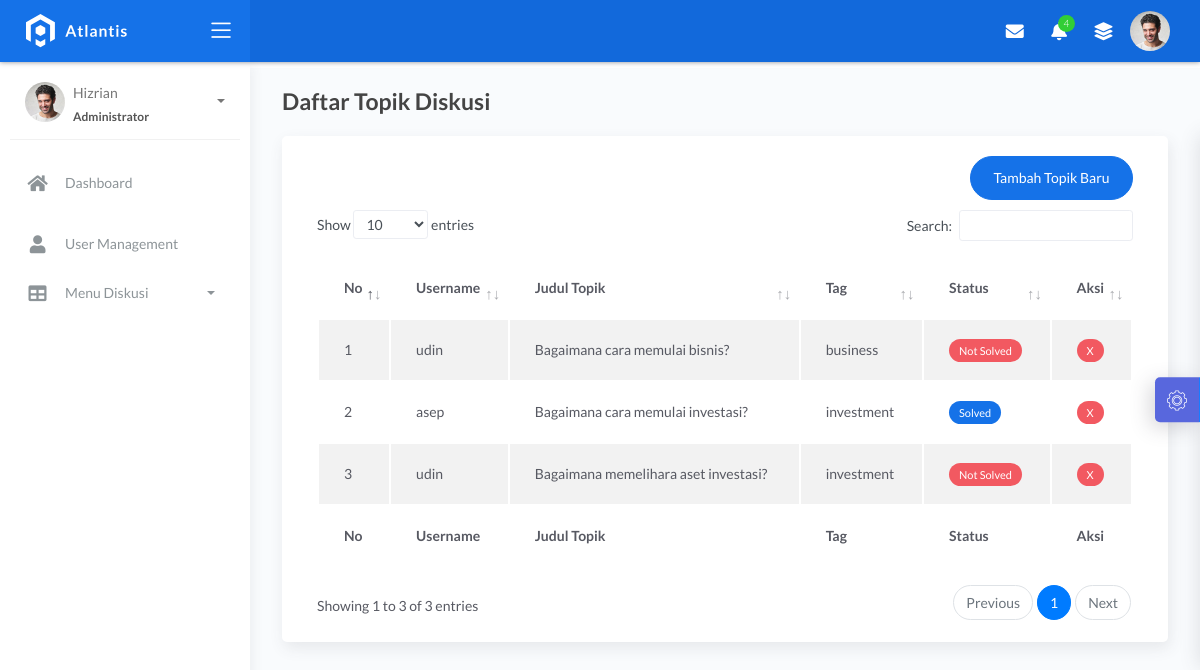
Screenshot of /index.php/discuss with the database file from the repository.
### tables this page shows
CREATE TABLE `discuss` (
  `id` int(11) NOT NULL,
  `user_id` int(11) NOT NULL,
  `discuss_topic` varchar(255) NOT NULL,
  `tag_id` int(11) NOT NULL,
  `status` int(11) NOT NULL
);

CREATE TABLE `users` (
  `id` int(11) NOT NULL,
  `username` varchar(255) NOT NULL,
  `password` varchar(255) NOT NULL,
  `email` varchar(255) NOT NULL
);

CREATE TABLE `tags` (
  `id` int(11) NOT NULL,
  `name` varchar(25) NOT NULL
);

### application/controllers/Discuss.php (called while the page is built, shortened)
<?php
class Discuss extends CI_Controller
{
    public function __construct()
    {
        $this->load->model(array(["Discuss_model"]));
    }
    public function index()
    {
        $data['title'] = 'Discuss Topic List - TIE Forum Web App';
        $data['id'] = $this->db->get('tags')->result();
        $data['name'] = $this->db->get('tags')->result();
        $data['rows'] = $this->Discuss_model->getDiscuss()->result();
        $this->load->view('header', $data);
        $this->load->view('sidebar', $data);
        $this->load->view('discuss_list', $data);
        $this->load->view('footer', $data);
    }
}

### index.php (called while the page is built, shortened)
<?php
require_once BASEPATH.'core/CodeIgniter.php';

### application/models/Discuss_model.php (called while the page is built, shortened)
<?php
class Discuss_model extends CI_Model
{
    public function getDiscuss()
    {
        $this->db->select('*');
        $this->db->select('users.username AS user_name', 'tags.name AS tag_name');
        $this->db->join('users', 'users.id = discuss.user_id', 'inner');
        $this->db->join('tags', 'tags.id = discuss.tag_id', 'inner');
        return $this->db->get('discuss');
    }
}

### application/views/discuss_list.php (the view, shortened to what this page needs)
<div class="main-panel">
    <div class="content">
        <div class="page-inner">
            <div class="page-header">
                <h4 class="page-title">Daftar Topik Diskusi</h4>
            </div>
            <div class="row">
                <div class="col-md-12">
                    <div class="card">
                        <div class="card-body">
                            <button style="margin-bottom: 10px; margin-right: 15px ;float: right;" type="button" class="btn btn-primary btn-round" data-toggle="modal" data-target="#exampleModal">
                                Tambah Topik Baru
                            </button>
                            <div class="table-responsive">
                                <table id="basic-datatables" class="display table table-striped table-hover">
                                    <thead>
                                        <tr>
                                            <th>No</th>
                                            <th>Username</th>
                                            <th>Judul Topik</th>
                                            <th>Tag</th>
                                            <th>Status</th>
                                            <th>Aksi</th>
                                        </tr>
                                    </thead>
                                    <tfoot>
                                        <tr>
                                            <th>No</th>
                                            <th>Username</th>
                                            <th>Judul Topik</th>
                                            <th>Tag</th>
                                            <th>Status</th>
                                            <th>Aksi</th>
                                        </tr>
                                    </tfoot>
                                    <tbody>
                                        <?php $i = 1; ?>
                                        <?php foreach ($rows as $r) { ?>
                                            <tr>
                                                <td><?= $i ?></td>
                                                <td><?= $r->user_name; ?></td>
                                                <td><?= $r->discuss_topic; ?></td>
                                                <td><?= $r->name; ?></td>
                                                <?php
                                                if ($r->status == 0) {
                                                    echo "<td><span class='badge badge-danger'>Not Solved</span></td>";
                                                } else {
                                                    echo "<td><span class='badge badge-primary'>Solved</span></td>";
                                                }
                                                ?>
                                                <td>
                                                    <a href='<?= base_url('discuss/hapus_discuss/'); ?><?= $n->id; ?>' class="badge badge-danger" onclick="return confirm('Apakah anda yakin ingin menghapus tag ini ?')">X</a>
                                                </td>
                                            </tr>
                                        <?php $i++;
                                        } ?>
                                    </tbody>
                                </table>
                            </div>
                        </div>
                    </div>
                </div>
            </div>
        </div>
    </div>
</div>

### application/views/header.php (shortened to what this page needs)
<!DOCTYPE html>
<html lang="en">
<head>
    <link rel="stylesheet" href="<?= base_url("assets/") ?>css/bootstrap.min.css">
    <link rel="stylesheet" href="<?= base_url("assets/") ?>css/atlantis.min.css">
    <link rel="stylesheet" href="<?= base_url("assets/") ?>css/demo.css">
</head>
<body>
    <div class="wrapper">
        <div class="main-header">
            <div class="logo-header" data-background-color="blue">
                <a href="index.html" class="logo">
                    <img src="<?= base_url("assets/") ?>img/logo.svg" alt="navbar brand" class="navbar-brand">
                </a>
                <div class="nav-toggle">
                    <button class="btn btn-toggle toggle-sidebar">
                        <i class="icon-menu"></i>
                    </button>
                </div>
            </div>
            <nav class="navbar navbar-header navbar-expand-lg" data-background-color="blue2">
                <div class="container-fluid">
                    <ul class="navbar-nav topbar-nav ml-md-auto align-items-center">
                        <li class="nav-item dropdown hidden-caret">
                            <a class="nav-link dropdown-toggle" href="#" id="messageDropdown" role="button" data-toggle="dropdown" aria-haspopup="true" aria-expanded="false">
                                <i class="fa fa-envelope"></i>
                            </a>
                        </li>
                        <li class="nav-item dropdown hidden-caret">
                            <a class="nav-link dropdown-toggle" href="#" id="notifDropdown" role="button" data-toggle="dropdown" aria-haspopup="true" aria-expanded="false">
                                <i class="fa fa-bell"></i>
                                <span class="notification">4</span>
                            </a>
                        </li>
                        <li class="nav-item dropdown hidden-caret">
                            <a class="nav-link" data-toggle="dropdown" href="#" aria-expanded="false">
                                <i class="fas fa-layer-group"></i>
                            </a>
                        </li>
                        <li class="nav-item dropdown hidden-caret">
                            <a class="dropdown-toggle profile-pic" data-toggle="dropdown" href="#" aria-expanded="false">
                                <div class="avatar-sm">
                                    <img src="<?= base_url("assets/") ?>img/profile.jpg" alt="..." class="avatar-img rounded-circle">
                                </div>
                            </a>
                        </li>
                    </ul>
                </div>
            </nav>
        </div>

### application/views/sidebar.php (shortened to what this page needs)
<div class="sidebar sidebar-style-2">
    <div class="sidebar-wrapper scrollbar scrollbar-inner">
        <div class="sidebar-content">
            <div class="user">
                <div class="avatar-sm float-left mr-2">
                    <img src="<?= base_url("assets/") ?>img/profile.jpg" alt="..." class="avatar-img rounded-circle">
                </div>
                <div class="info">
                    <a data-toggle="collapse" href="#collapseExample" aria-expanded="true">
                        <span>
                            Hizrian
                            <span class="user-level">Administrator</span>
                            <span class="caret"></span>
                        </span>
                    </a>
                </div>
            </div>
            <ul class="nav nav-primary">
                <li class="nav-item">
                    <a href="<?= base_url("dashboard/index"); ?>" />
                    <i class="fas fa-home"></i>
                    <p>Dashboard</p>
                </li>
                <li class="nav-item">
                    <a href="<?= base_url("users/index") ?>">
                        <i class="fas fa-user"></i>
                        <p>User Management</p>
                    </a>
                </li>
                <li class="nav-item">
                    <a data-toggle="collapse" href="#tables">
                        <i class="fas fa-table"></i>
                        <p>Menu Diskusi</p>
                        <span class="caret"></span>
                    </a>
                </li>
            </ul>
        </div>
    </div>
</div>

### application/views/footer.php (shortened to what this page needs)
<footer class="footer">
    <div class="container-fluid">
        <nav class="pull-left">
            <ul class="nav">
                <li class="nav-item">
                    <a class="nav-link" href="https://www.themekita.com">
                    </a>
                </li>
                <li class="nav-item">
                    <a class="nav-link" href="#">
                    </a>
                </li>
                <li class="nav-item">
                    <a class="nav-link" href="#">
                    </a>
                </li>
            </ul>
        </nav>
        <div class="copyright ml-auto">
            2018, made with <i class="fa fa-heart heart text-danger"></i> by <a href="https://www.themekita.com">ThemeKita</a>
        </div>
    </div>
</footer>
</div>
<div class="custom-template">
    <div class="custom-toggle">
        <i class="flaticon-settings"></i>
    </div>
</div>
</body>
</html>

### assets/css/demo.css (style rules this page uses)
.custom-template { position: fixed; top: 50%; transform: translateY(-50%); right: -325px; width: 325px; height: max-content; display: block; z-index: 1; background: #ffffff; transition: all .3s; z-index: 1003; box-shadow: -1px 1px 20px rgba(69, 65, 78, 0.15); border-top-left-radius: 5px; border-bottom-left-radius: 5px; transition: all .5s; }
.custom-template .custom-toggle { position: absolute; width: 45px; height: 45px; background: rgb(88, 103, 221); top: 50%; left: -45px; transform: translateY(-50%); display: flex; align-items: center; justify-content: center; text-align: center; border-top-left-radius: 5px; border-bottom-left-radius: 5px; border-right: 1px solid #177dff; cursor: pointer; color: #ffffff; box-shadow: -5px 5px 20px rgba(69, 65, 78, 0.21); }
.custom-template .custom-toggle i { font-size: 20px; animation: 1.3s spin linear infinite; }

### rows the page displays
discuss: user.username "udin", discuss_topic "Bagaimana cara memulai bisnis?", tag.name "business", status "Not Solved"
discuss: user.username "asep", discuss_topic "Bagaimana cara memulai investasi?", tag.name "investment", status "Solved"
discuss: user.username "udin", discuss_topic "Bagaimana memelihara aset investasi?", tag.name "investment", status "Not Solved"
